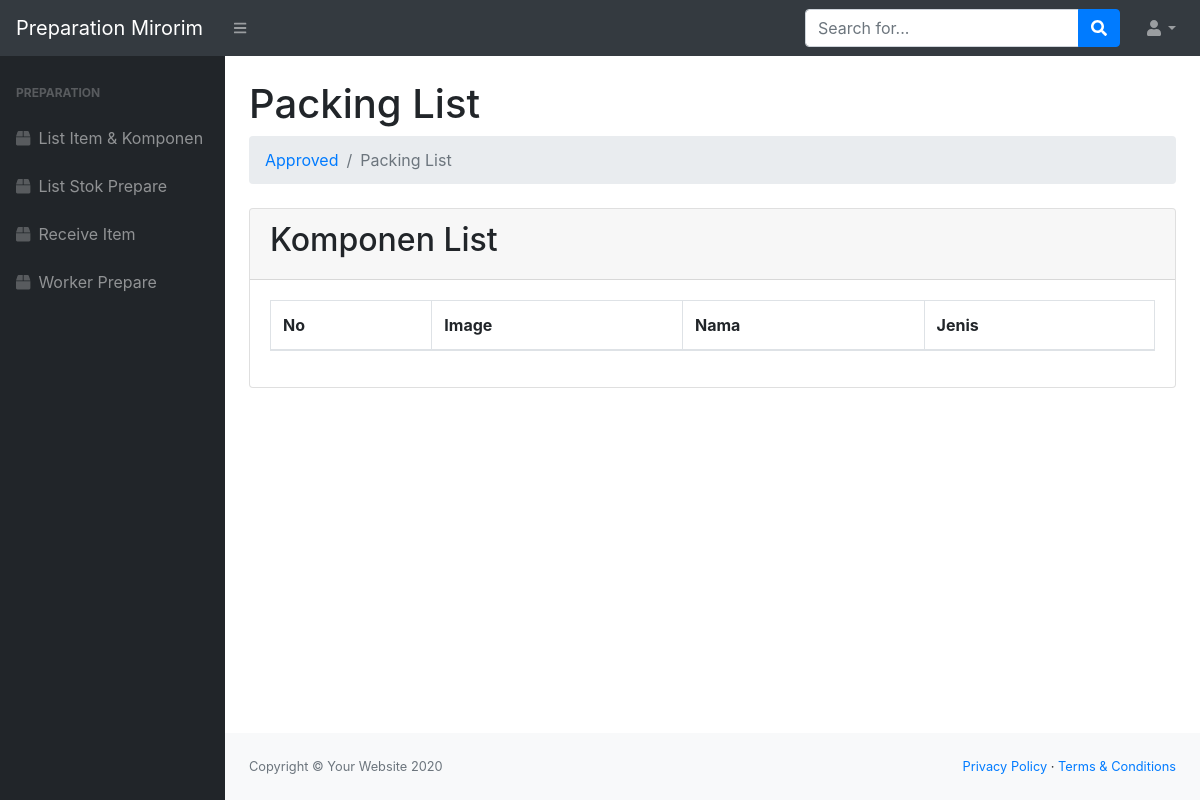
/preparation/index.php?url=product, run on an earlier commit of the app's database.
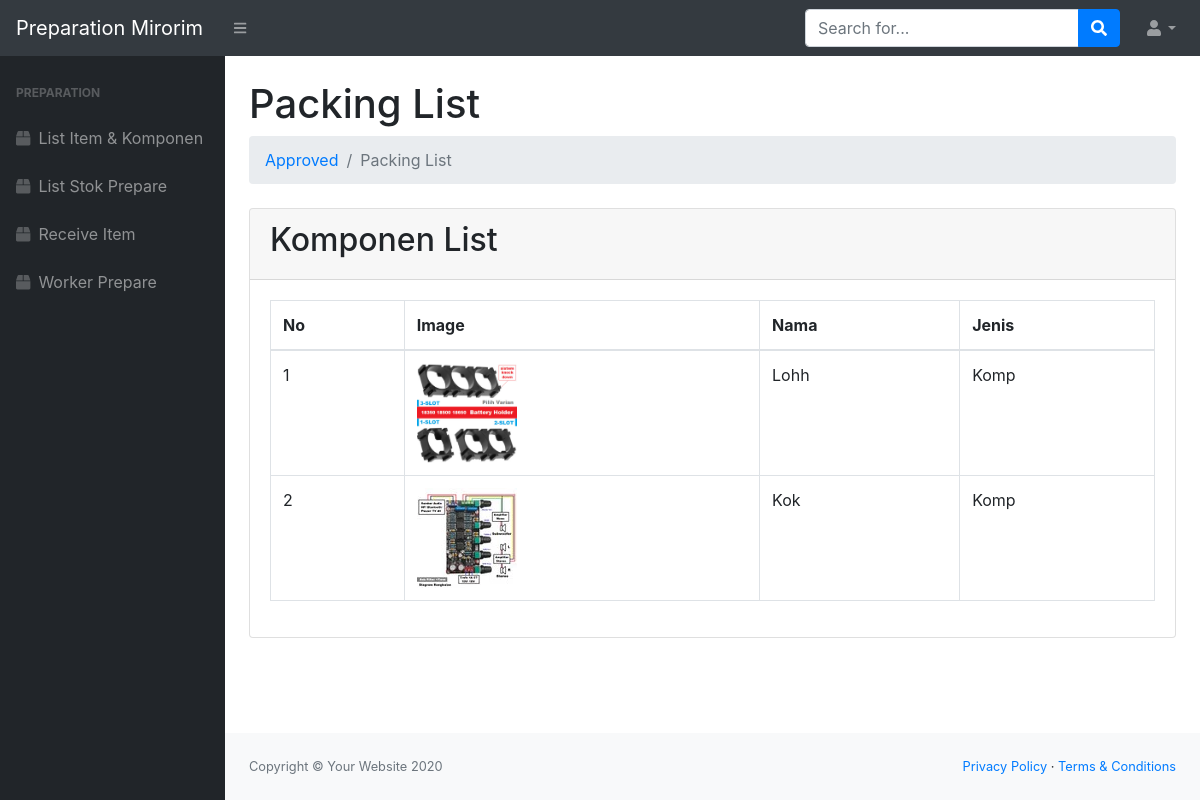
And on a later commit of the database.
### tables this page shows
CREATE TABLE `product_id` (
  `id_product` int(11) NOT NULL,
  `image` mediumtext NOT NULL,
  `nama` varchar(200) NOT NULL,
  `jenis` varchar(200) NOT NULL
);

### preparation/product.php (the view)
<div class="container-fluid">
                        <h1 class="mt-4">Packing List</h1>
                        <ol class="breadcrumb mb-4">
                            <li class="breadcrumb-item"><a href="approved.php">Approved</a></li>
                            <li class="breadcrumb-item active">Packing List</li>
                        </ol>
                        <div class="card mb-4">
                            <div class="card-header">
                                <h2>Komponen List</h2>
                            </div>
                            <div class="card-body">
                                <div class="table-responsive">
                                    <table class="table table-hover table-bordered" id="dataTable" width="100%" cellspacing="0">
                                        <thead>
                                            <tr>
                                                <th>No</th>
                                                <th>Image</th>
                                                <th>Nama</th>
                                                <th>Jenis</th>
                                            </tr>
                                        </thead>
                                        <tbody>
                                            <?php
                                                $ambil = mysqli_query($conn, "SELECT * FROM product_id WHERE jenis='Komp'");
                                                $i = 1;
                                                while($data=mysqli_fetch_array($ambil)){
                                                    $gambar = $data['image'];
                                                    if($gambar==null){
                                                        $img = '<img src="../assets/img/noimageavailable.png" class="zoomable">';
                                                    } else {
                                                        $img ='<img src="../assets/img/'.$gambar.'" class="zoomable">';
                                                    }
                                            ?>
                                            <tr>
                                                <td><?=$i++;?></td>
                                                <td><?=$img;?></td>
                                                <td><?=$data['nama'];?></td>
                                                <td><?=$data['jenis'];?></td>
                                            </tr>
                                            <?php
                                                }
                                            ?>
                                        </tbody>
                                    </table>
                                </div>
                            </div>
                        </div>
                    </div>

### preparation/index.php (shortened to what this page needs)
<!DOCTYPE html>
<html lang="en">
    <head>
        <link href="https://cdn.jsdelivr.net/npm/bootstrap@5.3.0-alpha1/dist/css/bootstrap.min.css" rel="stylesheet">
        <link href="../css/styles.css" rel="stylesheet" />
        <link href="https://cdn.datatables.net/1.10.20/css/dataTables.bootstrap4.min.css" rel="stylesheet" />
    </head>
    <body class="sb-nav-fixed">
        <nav class="sb-topnav navbar navbar-expand navbar-dark bg-dark">
            <a class="navbar-brand" href="index.php">Preparation Mirorim</a>
            <button class="btn btn-link btn-sm order-1 order-lg-0" id="sidebarToggle" href="#"><i class="fas fa-bars"></i></button>
            <form class="d-none d-md-inline-block form-inline ml-auto mr-0 mr-md-3 my-2 my-md-0">
                <div class="input-group">
                    <input class="form-control" type="text" placeholder="Search for..." aria-label="Search" aria-describedby="basic-addon2" />
                    <div class="input-group-append">
                        <button class="btn btn-primary" type="button"><i class="fas fa-search"></i></button>
                    </div>
                </div>
            </form>
            <ul class="navbar-nav ml-auto ml-md-0">
                <li class="nav-item dropdown">
                    <a class="nav-link dropdown-toggle" id="userDropdown" href="#" role="button" data-toggle="dropdown" aria-haspopup="true" aria-expanded="false"><i class="fas fa-user fa-fw"></i></a>
                </li>
            </ul>
        </nav>
        <div id="layoutSidenav">
            <div id="layoutSidenav_nav">
                <nav class="sb-sidenav accordion sb-sidenav-dark" id="sidenavAccordion">
                    <div class="sb-sidenav-menu">
                        <div class="nav">
                        <div class="sb-sidenav-menu-heading">Preparation</div>
                            <a class="nav-link" href="index.php?url=komponen">
                                <div class="sb-nav-link-icon"><i class="fas fa-box"></i></div>
                                List Item & Komponen
                            </a>
                            <a class="nav-link" href="index.php?url=liststokprepare">
                                <div class="sb-nav-link-icon"><i class="fas fa-box"></i></div>
                                List Stok Prepare
                            </a>
                            <a class="nav-link" href="index.php?url=reqpre">
                                <div class="sb-nav-link-icon"><i class="fas fa-box"></i></div>
                                Receive Item
                            </a>
                            <a class="nav-link" href="index.php?url=workerprepare">
                                <div class="sb-nav-link-icon"><i class="fas fa-box"></i></div>
                                Worker Prepare
                            </a>
                            </div>
                    </div>
                </nav>
            </div>
            <div id="layoutSidenav_content">
                <main>
                <?php
                $file = @$_GET['url'];
                if (empty($file)) {
                    echo " <div class='card'>
                    <div class='card-body text-center'>
                    <p class='card-text'><h4>Selamat Datang di Halaman Super Prepare .</h4> </p>
                    </div>";
                } else {
                    include $file . '.php';
                }
                ?>
                    </main>
                <footer class="py-4 bg-light mt-auto">
                    <div class="container-fluid">
                        <div class="d-flex align-items-center justify-content-between small">
                            <div class="text-muted">Copyright &copy; Your Website 2020</div>
                            <div>
                                <a href="#">Privacy Policy</a>
                                &middot;
                                <a href="#">Terms &amp; Conditions</a>
                            </div>
                        </div>
                    </div>
                </footer>
            </div>
        </div>
    </body>
</html>

### preparation/index.php (style rules this page uses)
.zoomable { width: 100px; }

What changed in the data, as far as the page shows it:
added product_id: image (picture), nama "Lohh", jenis "Komp"
added product_id: image (picture), nama "Kok", jenis "Komp"
